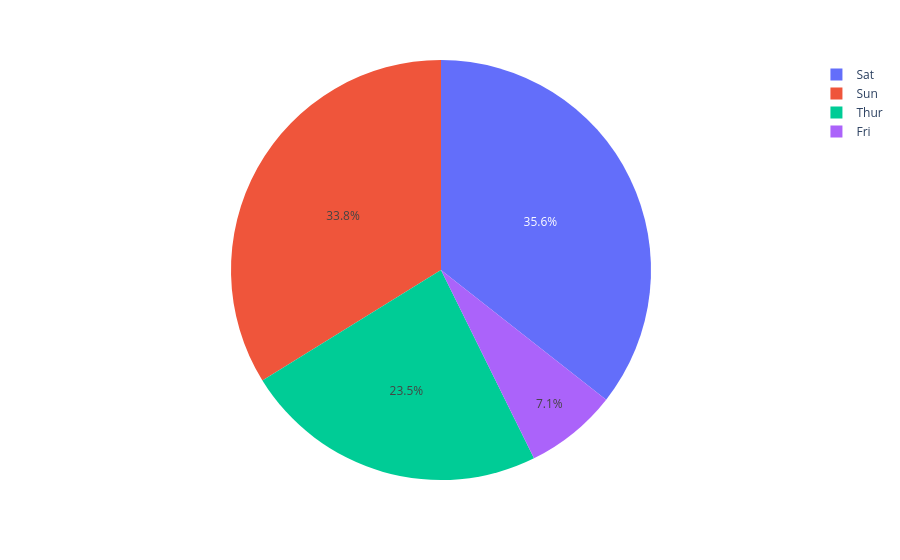

The cell this chart's notebook holds for it:
### Markdown cell above
# Pie chart with repeated labels

### Code cell
import plotly.express as px
# This dataframe has 244 lines, but 4 distinct values for `day`
df = px.data.tips()
fig = px.pie(df, values='tip', names='day')
fig.show()

### Figure 1 — Plotly figure (JSON) as saved in the notebook; plotly's stock layout.template omitted (floating-point values rounded to 4 significant figures; data arrays with more than 128 entries replaced by an {"elided": "..."} marker saying what was removed)
{"data": [{"domain": {"x": [0, 1], "y": [0, 1]}, "hovertemplate": "day=%{label}<br>tip=%{value}<extra></extra>", "labels": {"elided": "244 str values"}, "legendgroup": "", "name": "", "showlegend": true, "type": "pie", "values": {"elided": "244 float values"}}], "layout": {"legend": {"tracegroupgap": 0}, "margin": {"t": 60}}}
